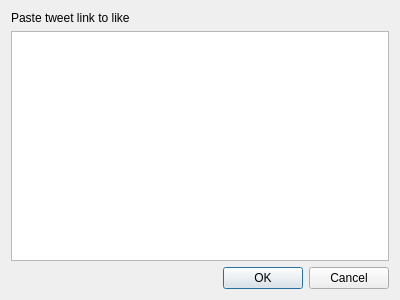
<?xml version="1.0" encoding="UTF-8"?>
<ui version="4.0">
 <class>likeDialog</class>
 <widget class="QDialog" name="likeDialog">
  <property name="geometry">
   <rect>
    <x>0</x>
    <y>0</y>
    <width>400</width>
    <height>300</height>
   </rect>
  </property>
  <property name="minimumSize">
   <size>
    <width>400</width>
    <height>300</height>
   </size>
  </property>
  <property name="windowTitle">
   <string>Like</string>
  </property>
  <property name="windowIcon">
   <iconset>
    <normaloff>twitter.png</normaloff>twitter.png</iconset>
  </property>
  <layout class="QVBoxLayout" name="verticalLayout">
   <item>
    <widget class="QLabel" name="label">
     <property name="text">
      <string>Paste tweet link to like</string>
     </property>
    </widget>
   </item>
   <item>
    <widget class="QTextEdit" name="likeText"/>
   </item>
   <item>
    <widget class="QDialogButtonBox" name="buttonBox">
     <property name="orientation">
      <enum>Qt::Horizontal</enum>
     </property>
     <property name="standardButtons">
      <set>QDialogButtonBox::Cancel|QDialogButtonBox::Ok</set>
     </property>
    </widget>
   </item>
  </layout>
 </widget>
 <resources/>
 <connections>
  <connection>
   <sender>buttonBox</sender>
   <signal>accepted()</signal>
   <receiver>likeDialog</receiver>
   <slot>accept()</slot>
   <hints>
    <hint type="sourcelabel">
     <x>248</x>
     <y>254</y>
    </hint>
    <hint type="destinationlabel">
     <x>157</x>
     <y>274</y>
    </hint>
   </hints>
  </connection>
  <connection>
   <sender>buttonBox</sender>
   <signal>rejected()</signal>
   <receiver>likeDialog</receiver>
   <slot>reject()</slot>
   <hints>
    <hint type="sourcelabel">
     <x>316</x>
     <y>260</y>
    </hint>
    <hint type="destinationlabel">
     <x>286</x>
     <y>274</y>
    </hint>
   </hints>
  </connection>
 </connections>
</ui>
